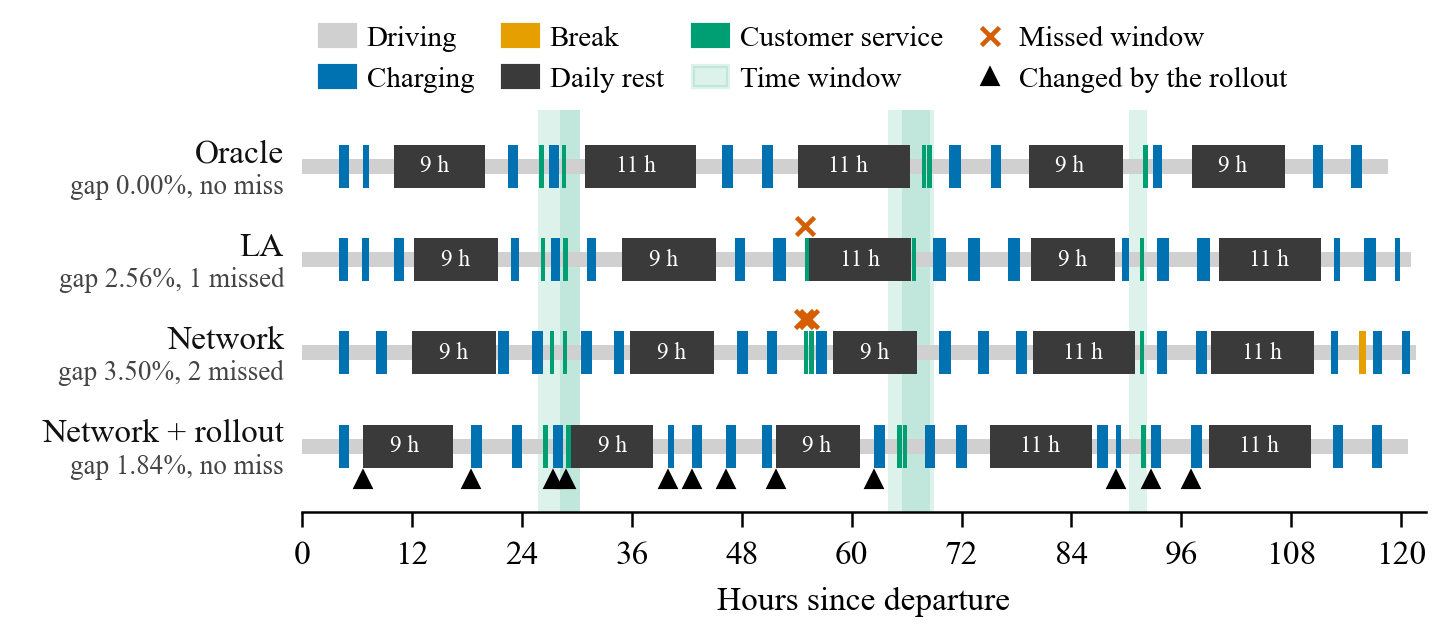

Source code (Python):
"""
fig_schedule.py — the schedule of one test route under each policy (paper figure)
=================================================================================
One timeline per policy on one base-case test route, on its stored travel-time
realisation: driving, charging, breaks, daily rests and customer service, the
customers' time windows, missed windows, and the stops where the rollout
changed the learned policy's action.

The oracle and the LA are read from their stored runs; the PyTorch student
(seed 0), its rollout, and the expert-iteration student's rollout are re-driven
here and checked against the stored test runs (rl_search_dsr_test_*_s0,
rl_search_exit_test_r2).  The route is the one whose gaps are closest to every
policy's test average (see choose()).  Writes fig_schedule.json (the
schedules) and fig_schedule.pdf/.png.

    python ML/paper/fig_schedule.py            # re-drive, cache, draw
    python ML/paper/fig_schedule.py --draw     # draw from fig_schedule.json
"""
from __future__ import annotations

import argparse
import glob
import json
import os
import sys

import numpy as np

HERE = os.path.dirname(os.path.abspath(__file__))
ROOT = os.path.abspath(os.path.join(HERE, "..", ".."))
CODE = os.path.join(HERE, "..", "code")
RES = os.path.join(HERE, "..", "results")
SOL = os.path.join(ROOT, "solutions", "basecase")
CACHE = os.path.join(HERE, "fig_schedule.json")
T0 = 8.0
INST = "RlongCmediumTmedium_25"
TORCH = "tmlp_F95_split_list_s0"
EXIT = "tmlp_F95_split_list_s0_exit2"


def _stops_from(fd, t_arr, td, durs):
    out = []
    for k in range(len(td)):
        d = durs[k] if k < len(durs) else {}
        out.append(dict(stop=k, ta=float(t_arr[k]) - T0, td=float(td[k]) - T0,
                        tauc=float(d.get("tauc", 0.0)), taub=float(d.get("taub", 0.0)),
                        taur=float(d.get("taur", 0.0))))
    return out


def _windows(fd, stops):
    """Mark customer visits and whether the arrival is outside [Wha, Whf]."""
    C = set(fd["C"])
    miss = 0
    for s in stops:
        s["cust"] = s["stop"] in C
        s["miss"] = False
        if s["cust"]:
            t = s["ta"] + T0
            s["miss"] = bool(t < fd["Wha"][s["stop"]] - 1e-3 or t > fd["Whf"][s["stop"]] + 1e-3)
            miss += int(s["miss"])
    return miss


def compute(inst):
    sys.path.insert(0, CODE)
    if ROOT not in sys.path:
        sys.path.insert(0, ROOT)
    from paper_link import gaps, oracle_facts
    from rl_env import final_student, load_route, realised, run_batch
    from rl_policy import RolloutChooser

    fd, D, E, cv = load_route(inst)
    orc = oracle_facts(inst)
    rows = []

    o = json.load(open(os.path.join(SOL, f"oracle_{inst}.json")))
    sol = sorted(o["sol"], key=lambda s: s["i"])
    st = [dict(stop=s["i"], ta=s["ta"] - T0, td=(s["td"] if s.get("td") is not None else s["ta"]) - T0,
               tauc=s["tauc"], taub=s["taub"], taur=s["taur"]) for s in sol]
    m = _windows(fd, st)
    rows.append(dict(name="Oracle (hindsight)", stops=st, arrival=st[-1]["ta"], misses=m,
                     gap=0.0, changed=[]))

    f = sorted(glob.glob(os.path.join(SOL, f"{inst}_LA_MIPTAIL_*.json")))[-1]
    s = json.load(open(f))
    st = _stops_from(fd, [x["t_arr"] for x in s["sim_trajectory"]], s["td_list"], s["durations_list"])
    m = _windows(fd, st)
    assert m == int(s["metrics"]["tw_n_misses"]), (m, s["metrics"]["tw_n_misses"])
    rows.append(dict(name="LA", stops=st, arrival=s["duration_h"], misses=m,
                     gap=gaps(s["duration_h"], m, s["duration_h"] + T0, orc)[1], changed=[]))

    def stored(run, k):
        for line in open(os.path.join(RES, f"rl_search_{run}.jsonl")):
            r = json.loads(line)
            if r["instance"] == inst:
                return r["res"][k][0]
        raise SystemExit(f"{inst} not in {run}")

    for name, tag, run, k, roll in (("Learned network", TORCH, f"dsr_test_{TORCH}", 0, False),
                                    ("Network + rollout", TORCH, f"dsr_test_{TORCH}", 1, True),
                                    ("Expert iteration + rollout", EXIT, "exit_test_r2", 1, True)):
        base = final_student("torch", tag)
        rec = []
        ch = None
        if roll:
            ch = RolloutChooser(base, futures=32, race=8, record=rec)
            ch.route, ch.cv = inst, cv
        res, vehs = run_batch(base, fd, cv, [(ch, realised(D, E))], return_vehicles=True)
        r, v = res[0], vehs[0]
        ref = stored(run, k)
        assert abs(r["duration"] - ref["duration"]) < 1e-6 and r["misses"] == ref["misses"], (name, r, ref)
        st = _stops_from(fd, v.t_arr_history, v.td_list, v.durations)
        m = _windows(fd, st)
        assert m == r["misses"], (name, m, r["misses"])
        changed = [int(x["stop"]) for x in rec if int(x["choice"]) != 0]
        rows.append(dict(name=name, stops=st, arrival=r["duration"], misses=m,
                         gap=gaps(r["duration"], m, r["duration"] + T0, orc)[1], changed=changed))
        print(f"{name}: {r['duration']:.2f} h, {m} missed, rollout checked {len(rec)} and changed {len(changed)}")

    win = [(int(c), fd["Wha"][c] - T0, fd["Whf"][c] - T0) for c in fd["C"]]
    km = float(fd.get("H", 0.0))
    out = dict(instance=inst, km=km, customers=len(fd["C"]), windows=win, rows=rows)
    with open(CACHE, "w") as fh:
        json.dump(out, fh, indent=1)
    return out


# Okabe-Ito hues (fixed per activity), dark grey for rests, light grey driving
COL = dict(drive="#D0D0D0", charge="#0072B2", brk="#E69F00", rest="#3A3A3A", service="#009E73",
           window="#009E73", miss="#D55E00")


def draw(data, rows=None):
    import matplotlib
    matplotlib.use("Agg")
    import matplotlib.pyplot as plt
    from matplotlib.lines import Line2D
    from matplotlib.patches import Patch

    plt.rcParams.update({"font.family": "serif", "font.serif": ["Times New Roman", "Times", "DejaVu Serif"],
                         "font.size": 8, "axes.linewidth": 0.6, "xtick.major.width": 0.6,
                         "ytick.major.width": 0.0, "pdf.fonttype": 42})
    R = [r for r in data["rows"] if rows is None or r["name"] in rows]
    n = len(R)
    fig, ax = plt.subplots(figsize=(4.8, 0.34 * n + 0.72))
    xmax = max(r["arrival"] for r in R)
    for _c, a, b in data["windows"]:
        ax.axvspan(a, b, color=COL["window"], alpha=0.13, lw=0, zorder=0)
    sys.path.insert(0, CODE)
    if ROOT not in sys.path:
        sys.path.insert(0, ROOT)
    from rl_env import load_route
    serv = {int(k): float(v) for k, v in load_route(data["instance"])[0]["S"].items()}
    for y, r in zip(range(n - 1, -1, -1), R):
        ax.barh(y, r["arrival"], height=0.16, color=COL["drive"], lw=0, zorder=1)
        for s in r["stops"]:
            if s["td"] - s["ta"] <= 1e-4:
                continue
            t = s["ta"]
            if s["cust"]:                       # service starts on arrival, before a rest there
                sv = serv.get(s["stop"], 0.0)
                ax.barh(y, sv, left=t, height=0.46, color=COL["service"], lw=0, zorder=3)
                t += sv
            c = (COL["rest"] if s["taur"] > 0.5 else COL["charge"] if s["tauc"] > 1e-6
                 else COL["brk"] if s["taub"] > 1e-6 else None)
            if c is None or s["td"] <= t + 1e-4:
                continue
            ax.barh(y, s["td"] - t, left=t, height=0.46, color=c, lw=0, zorder=2)
            if s["taur"] > 0.5:                 # the rest's length: 9 h (reduced) or 11 h (regular)
                ax.text(t + s["taur"] / 2, y, f"{s['taur']:.0f} h", ha="center", va="center",
                        fontsize=5.6, color="white", zorder=5)
        for s in r["stops"]:
            if s["cust"] and s["miss"]:
                ax.plot(s["ta"], y + 0.36, marker="x", ms=4.2, mew=1.1, color=COL["miss"], zorder=4,
                        ls="none")
        tchg = {s["stop"]: s["ta"] for s in r["stops"]}
        for k in r["changed"]:
            ax.plot(tchg[k], y - 0.36, marker="^", ms=3.2, color="#000000", zorder=4, ls="none")
        lab = f"gap {r['gap']:.2f}%, " + (f"{r['misses']} missed" if r["misses"] else "no miss")
        name = {"Oracle (hindsight)": "Oracle", "Learned network": "Network"}.get(r["name"], r["name"])
        ax.text(-2.0, y + 0.13, name, va="center", ha="right", fontsize=8, color="#111111")
        ax.text(-2.0, y - 0.22, lab, va="center", ha="right", fontsize=6.5, color="#444444")
    ax.set_yticks([])
    ax.set_ylim(-0.7, n - 0.4)
    ax.set_xlim(0, xmax + 1)
    step = 12 if xmax <= 130 else 24
    ax.set_xticks(np.arange(0, xmax + 1, step))
    ax.set_xlabel("Hours since departure")
    for sp in ("top", "right", "left"):
        ax.spines[sp].set_visible(False)
    handles = [Patch(color=COL["drive"], label="Driving"), Patch(color=COL["charge"], label="Charging"),
               Patch(color=COL["brk"], label="Break"), Patch(color=COL["rest"], label="Daily rest"),
               Patch(color=COL["service"], label="Customer service"),
               Patch(color=COL["window"], alpha=0.13, label="Time window"),
               Line2D([], [], marker="x", ls="none", color=COL["miss"], mew=1.1, ms=4.2, label="Missed window"),
               Line2D([], [], marker="^", ls="none", color="#000000", ms=3.2, label="Changed by the rollout")]
    ax.legend(handles=handles, ncol=4, loc="lower left", bbox_to_anchor=(0.0, 1.0), frameon=False,
              fontsize=7, handlelength=1.2, columnspacing=1.0, handletextpad=0.4, borderaxespad=0.2)
    fig.tight_layout(pad=0.2)
    fig.subplots_adjust(left=0.21, right=0.99)
    for ext in ("pdf", "png"):
        fig.savefig(os.path.join(HERE, f"fig_schedule.{ext}"), dpi=300)
    print("wrote fig_schedule.pdf/.png")


def main():
    ap = argparse.ArgumentParser()
    ap.add_argument("--draw", action="store_true", help="draw from the cached schedules")
    ap.add_argument("--inst", default=INST)
    ap.add_argument("--rows", default="Oracle (hindsight),LA,Learned network,Network + rollout",
                    help="comma-separated row names to keep ('' = all)")
    a = ap.parse_args()
    data = json.load(open(CACHE)) if a.draw else compute(a.inst)
    draw(data, a.rows.split(",") if a.rows else None)


if __name__ == "__main__":
    main()
